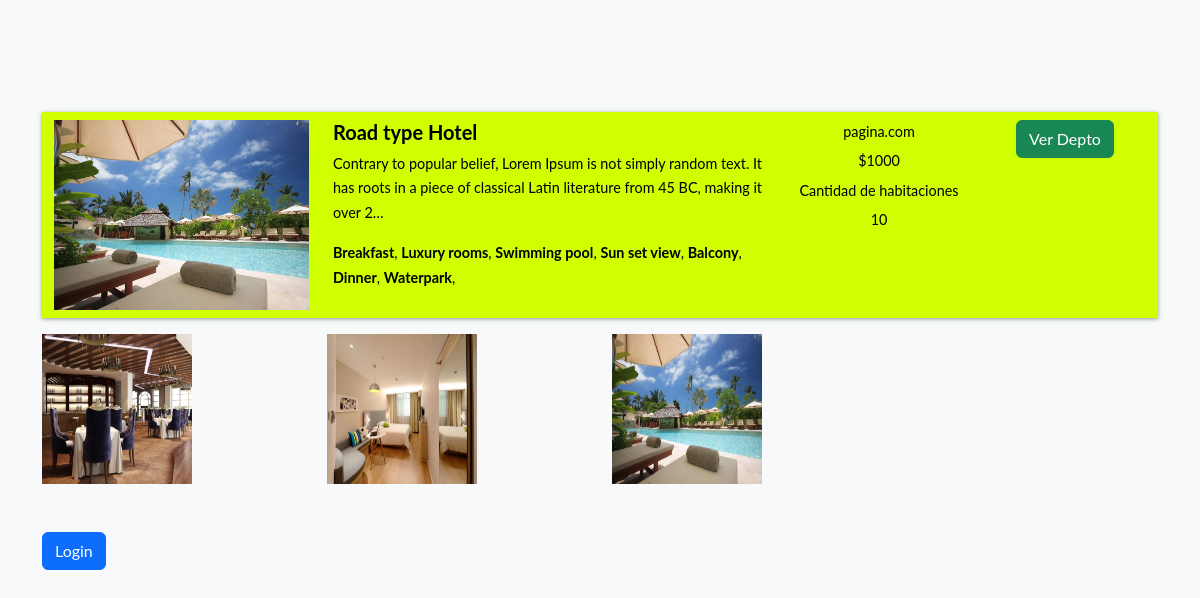
Before: /hotel-detail/41e28beab9fd455c92d8a5b982dfcaeb/ with the older database file.
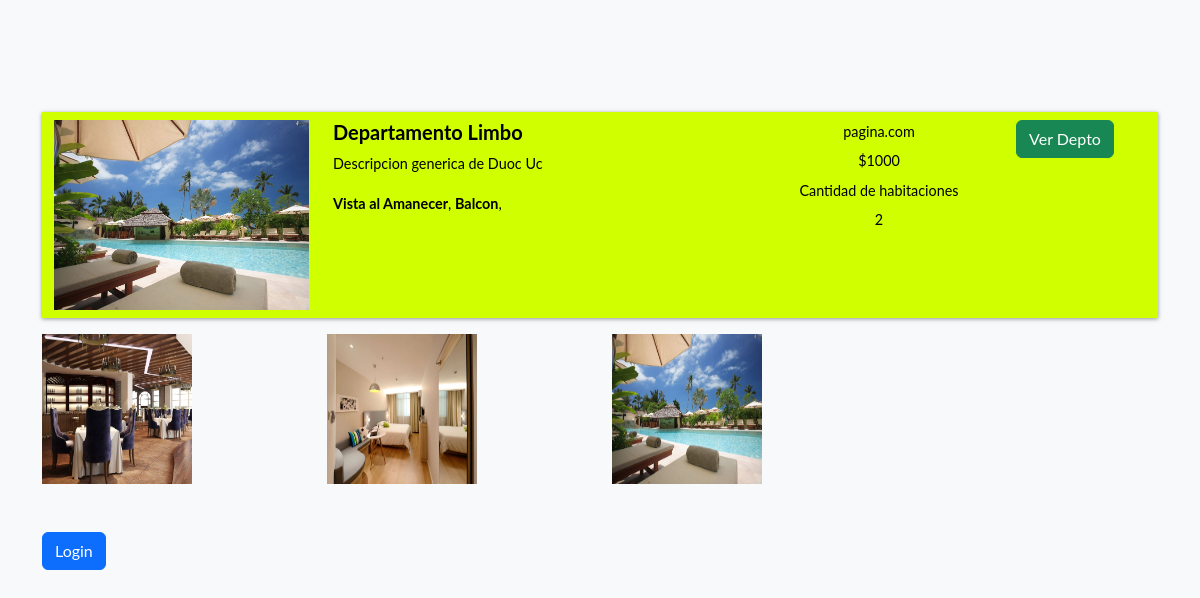
After: the same page with the newer database file.
### home/models.py (models this page shows, shortened)
class BaseModel(models.Model):
    uid = models.UUIDField(default=uuid.uuid4   , editable=False , primary_key=True)
    created_at = models.DateField(auto_now_add=True)
    updated_at = models.DateField(auto_now_add=True)
    class Meta:
        abstract = True

class Hotel(BaseModel):
    hotel_name= models.CharField(max_length=100)
    hotel_price = models.IntegerField()
    description = models.TextField()
    amenities = models.ManyToManyField(Amenities)
    room_count = models.IntegerField(default=10)

class HotelImages(BaseModel):
    hotel= models.ForeignKey(Hotel ,related_name="images", on_delete=models.CASCADE)
    images = models.ImageField(upload_to="hotels")

class Amenities(BaseModel):
    amenity_name = models.CharField(max_length=100)

### home/views.py (the view, shortened to what this page needs)
# urls.py: path('hotel-detail/<uid>/' , hotel_detail , name="hotel_detail"),
def hotel_detail(request,uid):
    hotel_obj = Hotel.objects.get(uid = uid)
    return render(request , 'hotel_detail.html' ,{
        'hotels_obj' :hotel_obj
    })

### home/templates/hotel_detail.html
{% extends "base.html" %}
{%  block start %}
<div class="container mt-5 pt-5">
    <div class="row search-card-result">
        <div class="col-md-3">
        <a href="/hotel-detail/{{hotels_obj.uid}}">
            <img class="img-fluid" src="/media/{{hotels_obj.images.first.images}}" alt="Card image cap">
        </a></div>
        <div class="col-md-5">
            <h5>{{hotels_obj.hotel_name}}</h5>
            <p>
                {{hotels_obj.description|truncatechars:150}}
            </p>
            <p>
                {%for amenitie in hotels_obj.amenities.all %}
                <b>{{amenitie.amenity_name}}</b>,
                {% endfor %}
            </p>
        </div>
        <div class="col-md-2 border-left text-center more-offers">
            <p>pagina.com</p>
            <p>${{hotels_obj.hotel_price}}</p>
            <p>Cantidad de habitaciones</p>
            <p>{{hotels_obj.room_count}}</p>
        </div>
        <div class="col-md-2 border-left text-center more-offers">
            <div class="btn btn-success">Ver Depto </div>
        </div>
    </div>
    <div class="row">
        {% for image in hotels_obj.images.all %}
        <div class="col-md-3">
            <img src="/media/{{image.images}}" style="height: 150px ; width:150px">
        </div>
        {% endfor %}
    </div>
    {% if request.user.is_authenticated %}
    <div class="filter-card">
        <h5>Reservar</h5>
        {%include "messages.html"%}
        <form method="post">
            {% csrf_token %}
            <div class="row form-group">
                <div class="col-md-12">
                    <label for="mintopay">Check in</label>
                    <p>
                        <input type="date" name="checkin" id="checkin" class="form-control">
                    </p>
                </div>
                <div class="col-md-12">
                    <label for="maxtopay">Check out</label>
                    <p>
                        <input type="date" name="checkout" id="checkout" class="form-control">
                    </p>
                </div>
            </div>
            <div class="row form-group">
                <div class="col-md-12">
                    <input type="submit" class="btn btn-primary btn-block" value="Guardar">
                </div>
            </div>
        </form>
    </div>
    {% else %}
    <a href="/login/" class="btn btn-primary mt-5 ">Login</a>
    {% endif %}
</div>
{% endblock %}

### home/templates/base.html (shortened to what this page needs)
<!doctype html>
<html lang="en">
  <head>
    <link href="https://cdn.jsdelivr.net/npm/bootstrap@5.2.0-beta1/dist/css/bootstrap.min.css" rel="stylesheet">
</head>
  <body class="bg-light">
<nav class="navbar fixed-top bg-light">
</nav>
      {% block start %}
      {% endblock %}
  </body>
</html>

### home/templates/base.html (style rules this page uses)
body { font-family: "Lato", Arial, sans-serif; font-weight: 400; font-size: 16px; line-height: 1.7; background: #deee07d7; color: #000000; }
nav { margin-bottom: 1rem; }
.search-card-result { box-shadow: 0px 1px 4px rgba(41, 51, 57, 0.5); margin: 1rem 0; padding: 0.5rem 0; background-color: #d0ff00; }
.search-card-result img { height: 190px; }
.search-card-result h5 { font-style: 1.1rem; font-weight: 700; }
.search-card-result p { font-size: 0.9rem; }
.search-card-result .more-offers p { margin-bottom: 0.3rem; }

Changed rows visible on the page:
no longer on this page (row edited): Amenities: amenity_name "Breakfast"
removed Amenities: amenity_name "Luxury rooms"
no longer on this page (row edited): Amenities: amenity_name "Swimming pool"
no longer on this page (row edited): Amenities: amenity_name "Dinner"
no longer on this page (row edited): Amenities: amenity_name "Waterpark"
changed Hotel: hotel_name "Road type Hotel" → "Departamento Limbo"; description "Contrary to popular belief, Lorem Ipsum is not simply random text. It has roots in a piece of classical Latin literature from 45 BC, making it over 2…" → "Descripcion generica de Duoc Uc"; room_count "10" → "2"
changed Amenities: amenity_name "Sun set view" → "Vista al Amanecer"
changed Amenities: amenity_name "Balcony" → "Balcon"
